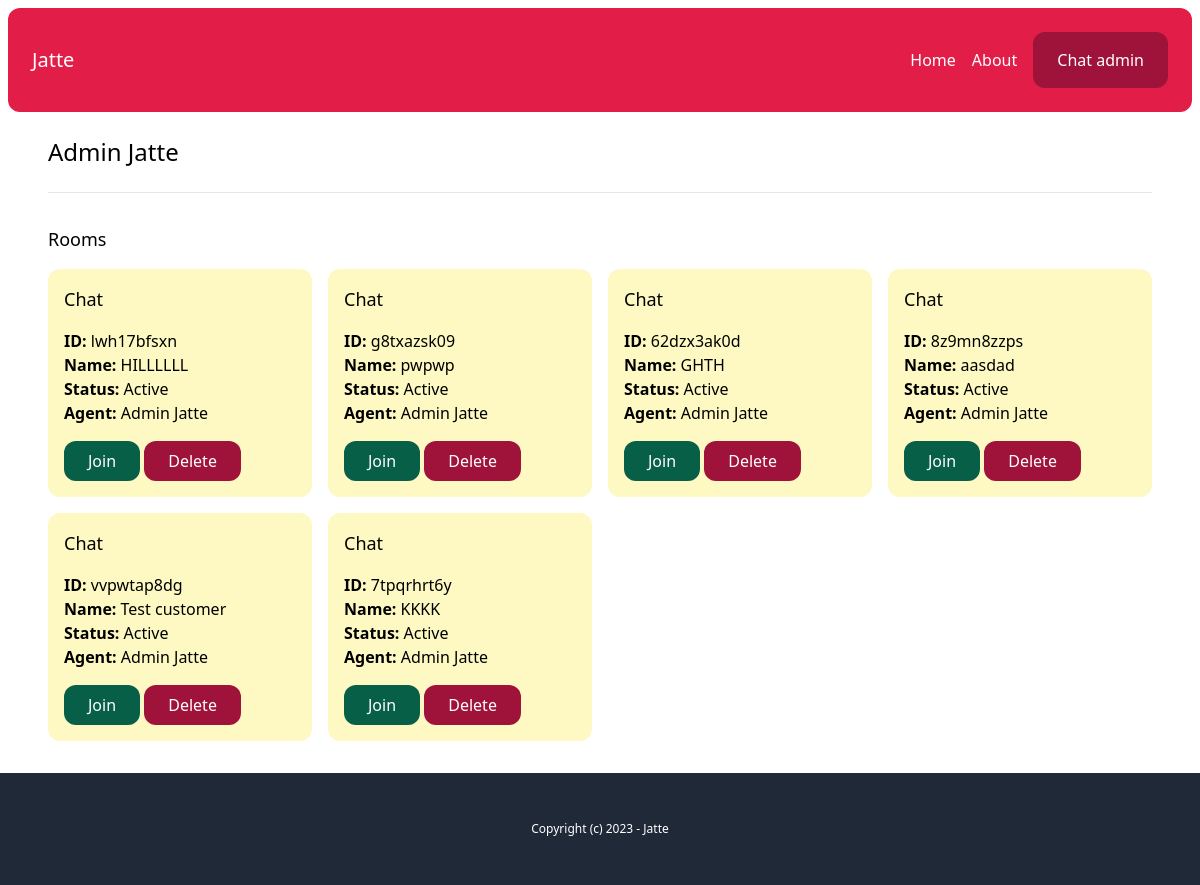
/chat-admin/users/5e171cf7-1351-40b2-aab4-0b2584181f0c/ (signed in), run on an earlier commit of the app's database.
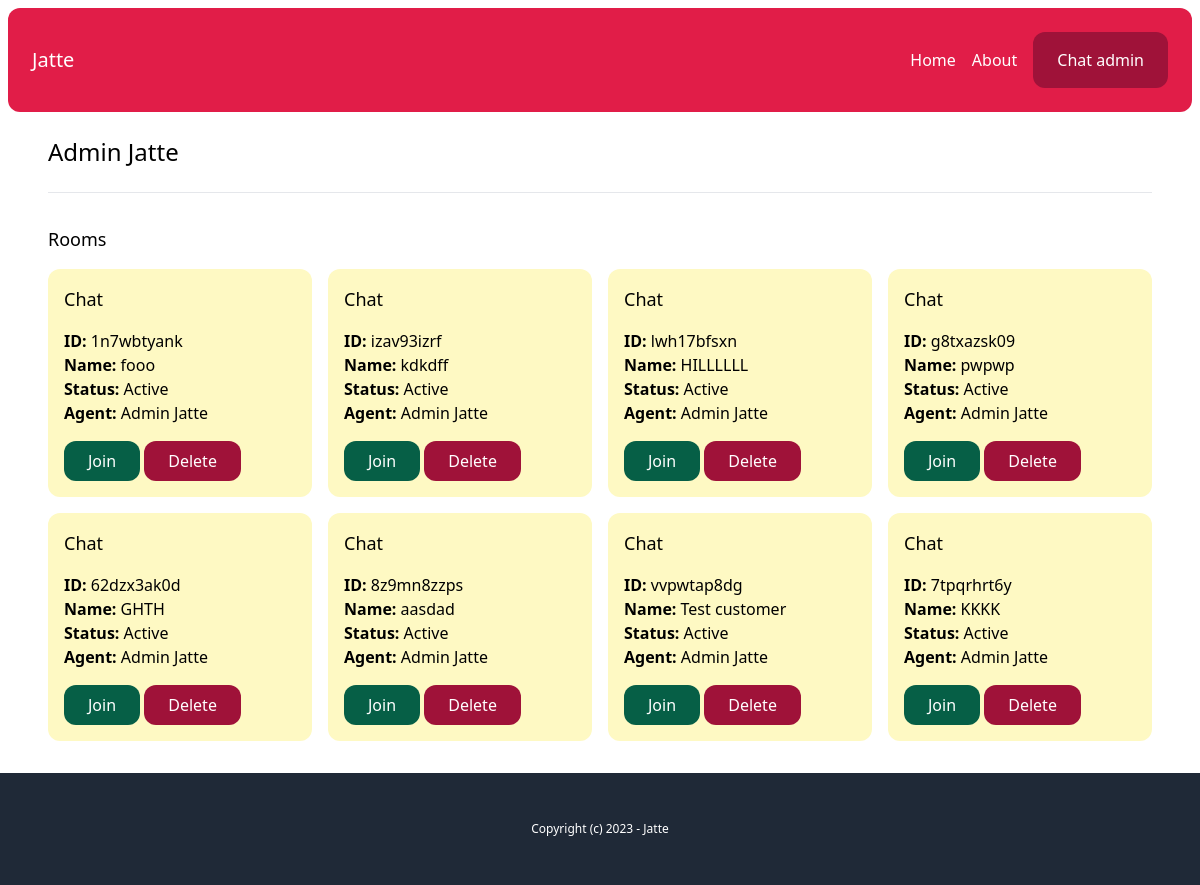
And on a later commit of the database.
### chat/models.py (models this page shows, shortened)
class Room(models.Model):
    WAITING = 'waiting'
    ACTIVE = 'active'
    CLOSED = 'closed'
    CHOICES_STATUS = (
        (WAITING, 'Waiting'),
        (ACTIVE, 'Active'),
        (CLOSED, 'Closed'),
    )
    uuid = models.CharField(max_length=255, unique=True) # comes from front
    client = models.CharField(max_length=255)
    agent = models.ForeignKey(User, related_name='rooms', blank=True, null=True, on_delete=models.SET_NULL)
    messages = models.ManyToManyField(Message, blank=True)
    url = models.CharField(max_length=255, blank=True, null=True)
    status = models.CharField(max_length=20, choices=CHOICES_STATUS, default=WAITING)
    created_at = models.DateTimeField(auto_now_add=True)
    class Meta:
        ordering = ('-created_at',)

### account/models.py (models this page shows)
class User(AbstractBaseUser, PermissionsMixin):
    AGENT = 'agent'
    MANAGER = 'manager'
    ROLES_CHOICES = (
        (AGENT, 'Agent'),
        (MANAGER, 'Manager'),
    )
    id = models.UUIDField(primary_key=True, default=uuid.uuid4, editable=False)
    email = models.EmailField(unique=True)
    name = models.CharField(max_length=255, blank=True, default='')
    role = models.CharField(max_length=20, choices=ROLES_CHOICES, default=AGENT)
    is_active = models.BooleanField(default=True)
    is_superuser = models.BooleanField(default=False)
    is_staff = models.BooleanField(default=False)
    date_joined = models.DateTimeField(default=timezone.now)
    last_login = models.DateTimeField(blank=True, null=True)
    objects = CustomUserManager()
    USERNAME_FIELD = 'email'
    EMAIL_FIELD = 'email'
    REQUIRED_FIELDS = ['name']

### chat/views.py (the view)
# urls.py: path('chat-admin/users/<uuid:uuid>/', views.user_detail, name='user_detail'),
@login_required
def user_detail(request, uuid):
    user = User.objects.get(pk=uuid)
    rooms = user.rooms.all()
    return render(request, 'chat/user_detail.html', {
        'user': user,
        'rooms': rooms
    })

### chat/templates/chat/user_detail.html
{% extends 'core/base.html' %}
{% block content %}
    <h1 class="text-2xl">{{ user.name }}</h1>
    <hr class="my-6">
    <div class="mt-8">
        <h2 class="mb-4 text-lg">Rooms</h2>
        {% include 'chat/partials/room_list.html' %}
    </div>
{% endblock %}

### chat/templates/chat/partials/room_list.html
<div class="grid grid-cols-4 gap-4">
    {% for room in rooms %}
        <div class="p-4 rounded-xl {% if room.status == 'waiting' %}bg-emerald-100{% elif room.status == 'active' %}bg-yellow-100{% else %}bg-gray-100{% endif %}">
            <h3 class="mb-4 text-lg">Chat</h3>
            <p>
                <b>ID: </b>{{ room.uuid }}<br>
                <b>Name: </b>{{ room.client }}<br>
                <b>Status: </b>{{ room.get_status_display }}<br>
                <b>Agent: </b>{% firstof room.agent.name 'None yet...'%}
            </p>
            <a href="{% url 'chat:room' room.uuid %}" class="mt-4 inline-block py-2 px-6 bg-emerald-800 text-white rounded-xl">Join</a>
            <a href="{% url 'chat:delete_room' room.uuid %}" class="mt-4 inline-block py-2 px-6 bg-rose-800 text-white rounded-xl">Delete</a>
        </div>
    {% endfor %}
</div>

What changed in the data, as far as the page shows it:
added Room: uuid "1n7wbtyank", client "fooo", status "Active", agent.name "Admin Jatte"
added Room: uuid "izav93izrf", client "kdkdff", status "Active", agent.name "Admin Jatte"
